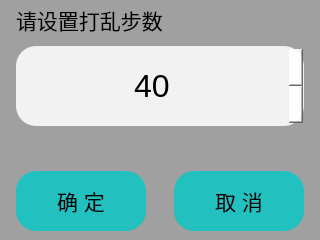
<?xml version="1.0" encoding="UTF-8"?>
<ui version="4.0">
 <class>RandomSetup</class>
 <widget class="QDialog" name="RandomSetup">
  <property name="geometry">
   <rect>
    <x>0</x>
    <y>0</y>
    <width>320</width>
    <height>240</height>
   </rect>
  </property>
  <property name="windowTitle">
   <string>Dialog</string>
  </property>
  <property name="styleSheet">
   <string notr="true">QDialog#RandomSetup {	
	background-color: rgb(160, 160, 160);
	border-radius: 20px; color: rgb(0,0,0);	
}</string>
  </property>
  <layout class="QVBoxLayout" name="verticalLayout_2">
   <property name="leftMargin">
    <number>16</number>
   </property>
   <property name="topMargin">
    <number>0</number>
   </property>
   <property name="rightMargin">
    <number>16</number>
   </property>
   <property name="bottomMargin">
    <number>9</number>
   </property>
   <item>
    <layout class="QVBoxLayout" name="verticalLayout" stretch="1,3,1,3">
     <item>
      <widget class="QLabel" name="label">
       <property name="font">
        <font>
         <pointsize>16</pointsize>
        </font>
       </property>
       <property name="text">
        <string>请设置打乱步数</string>
       </property>
      </widget>
     </item>
     <item>
      <widget class="QSpinBox" name="spinBox">
       <property name="minimumSize">
        <size>
         <width>0</width>
         <height>80</height>
        </size>
       </property>
       <property name="font">
        <font>
         <pointsize>24</pointsize>
        </font>
       </property>
       <property name="styleSheet">
        <string notr="true">QSpinBox {	
	border-radius: 20px; color: rgb(0,0,0);
	background-color: rgba(255, 255, 255, 220);
}

/*spinbox 抬起样式*/
QTimeEdit::up-button,QDoubleSpinBox::up-button,QSpinBox::up-button {
	subcontrol-origin:border;
	subcontrol-position:right;
	border-image: url(:/new/prefix1/Resources/up_right.png);
	width: 64px;
	height: 80px;
}
QTimeEdit::down-button,QDoubleSpinBox::down-button,QSpinBox::down-button {
	subcontrol-origin:border;
	subcontrol-position:left;
	border-image: url(:/new/prefix1/Resources/up_left.png);
	width: 64px;
	height: 80px;
}
/*按钮按下样式*/
QTimeEdit::up-button:pressed,QDoubleSpinBox::up-button:pressed,QSpinBox::up-button:pressed{
	subcontrol-origin:border;
	subcontrol-position:right;
	border-image: url(:/new/prefix1/Resources/pushed_right.png);
	width: 64px;
	height: 80px;
}
  
QTimeEdit::down-button:pressed,QDoubleSpinBox::down-button:pressed,QSpinBox::down-button:pressed,QSpinBox::down-button:pressed{
	subcontrol-position:left;
	border-image: url(:/new/prefix1/Resources/pushed_left.png);
	width: 64px;
	height: 80px;
}</string>
       </property>
       <property name="alignment">
        <set>Qt::AlignCenter</set>
       </property>
       <property name="readOnly">
        <bool>false</bool>
       </property>
       <property name="buttonSymbols">
        <enum>QAbstractSpinBox::UpDownArrows</enum>
       </property>
       <property name="minimum">
        <number>20</number>
       </property>
       <property name="maximum">
        <number>100</number>
       </property>
       <property name="singleStep">
        <number>5</number>
       </property>
       <property name="value">
        <number>40</number>
       </property>
      </widget>
     </item>
     <item>
      <spacer name="verticalSpacer">
       <property name="orientation">
        <enum>Qt::Vertical</enum>
       </property>
       <property name="sizeHint" stdset="0">
        <size>
         <width>20</width>
         <height>40</height>
        </size>
       </property>
      </spacer>
     </item>
     <item>
      <layout class="QHBoxLayout" name="horizontalLayout" stretch="6,1,6">
       <item>
        <widget class="QPushButton" name="btn_ok">
         <property name="minimumSize">
          <size>
           <width>60</width>
           <height>60</height>
          </size>
         </property>
         <property name="font">
          <font>
           <pointsize>16</pointsize>
          </font>
         </property>
         <property name="styleSheet">
          <string notr="true">QPushButton {	
	background-color: rgba(0, 200, 200, 200);
	border-radius: 20px; color: rgb(0,0,0);
}

QPushButton:hover {
	
	background-color: rgb(128, 128, 128);
}

QPushButton:pressed{
	background-color: rgb(128, 128, 128);
}</string>
         </property>
         <property name="text">
          <string>确 定</string>
         </property>
        </widget>
       </item>
       <item>
        <spacer name="horizontalSpacer">
         <property name="orientation">
          <enum>Qt::Horizontal</enum>
         </property>
         <property name="sizeHint" stdset="0">
          <size>
           <width>40</width>
           <height>20</height>
          </size>
         </property>
        </spacer>
       </item>
       <item>
        <widget class="QPushButton" name="btn_cancel">
         <property name="minimumSize">
          <size>
           <width>60</width>
           <height>60</height>
          </size>
         </property>
         <property name="font">
          <font>
           <pointsize>16</pointsize>
          </font>
         </property>
         <property name="styleSheet">
          <string notr="true">QPushButton {	
	background-color: rgba(0, 200, 200, 200);
	border-radius: 20px; color: rgb(0,0,0);
}

QPushButton:hover {
	
	background-color: rgb(128, 128, 128);
}

QPushButton:pressed{
	background-color: rgb(128, 128, 128);
}</string>
         </property>
         <property name="text">
          <string>取 消</string>
         </property>
        </widget>
       </item>
      </layout>
     </item>
    </layout>
   </item>
  </layout>
 </widget>
 <resources/>
 <connections/>
</ui>
